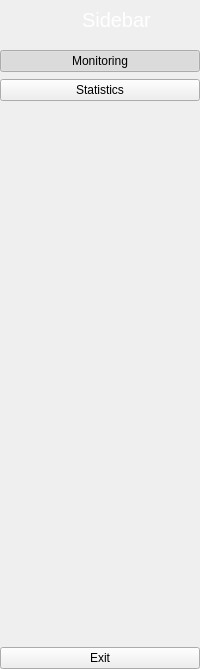
     <widget class="QWidget" name="full_menu" native="true">
      <property name="enabled">
       <bool>true</bool>
      </property>
      <property name="maximumSize">
       <size>
        <width>16777215</width>
        <height>16777215</height>
       </size>
      </property>
      <layout class="QVBoxLayout" name="verticalLayout_4" stretch="0,0,0,0">
       <property name="spacing">
        <number>10</number>
       </property>
       <property name="sizeConstraint">
        <enum>QLayout::SetNoConstraint</enum>
       </property>
       <property name="leftMargin">
        <number>0</number>
       </property>
       <property name="topMargin">
        <number>0</number>
       </property>
       <property name="rightMargin">
        <number>0</number>
       </property>
       <property name="bottomMargin">
        <number>0</number>
       </property>
       <item>
        <layout class="QHBoxLayout" name="horizontalLayout" stretch="100,0">
         <property name="sizeConstraint">
          <enum>QLayout::SetNoConstraint</enum>
         </property>
         <item>
          <widget class="QLabel" name="label">
           <property name="minimumSize">
            <size>
             <width>40</width>
             <height>40</height>
            </size>
           </property>
           <property name="maximumSize">
            <size>
             <width>40</width>
             <height>40</height>
            </size>
           </property>
           <property name="frameShape">
            <enum>QFrame::NoFrame</enum>
           </property>
           <property name="text">
            <string/>
           </property>
           <property name="pixmap">
            <pixmap>assets/icon.png</pixmap>
           </property>
           <property name="scaledContents">
            <bool>true</bool>
           </property>
          </widget>
         </item>
         <item>
          <widget class="QLabel" name="label_3">
           <property name="sizePolicy">
            <sizepolicy hsizetype="Expanding" vsizetype="Expanding">
             <horstretch>100</horstretch>
             <verstretch>0</verstretch>
            </sizepolicy>
           </property>
           <property name="minimumSize">
            <size>
             <width>71</width>
             <height>31</height>
            </size>
           </property>
           <property name="maximumSize">
            <size>
             <width>100</width>
             <height>31</height>
            </size>
           </property>
           <property name="palette">
            <palette>
             <active>
              <colorrole role="WindowText">
               <brush brushstyle="SolidPattern">
                <color alpha="255">
                 <red>255</red>
                 <green>255</green>
                 <blue>255</blue>
                </color>
               </brush>
              </colorrole>
             </active>
             <inactive>
              <colorrole role="WindowText">
               <brush brushstyle="SolidPattern">
                <color alpha="255">
                 <red>255</red>
                 <green>255</green>
                 <blue>255</blue>
                </color>
               </brush>
              </colorrole>
             </inactive>
             <disabled/>
            </palette>
           </property>
           <property name="font">
            <font>
             <family>Segoe UI</family>
             <pointsize>15</pointsize>
            </font>
           </property>
           <property name="text">
            <string>Sidebar</string>
           </property>
          </widget>
         </item>
        </layout>
       </item>
       <item>
        <layout class="QVBoxLayout" name="verticalLayout_2">
         <property name="spacing">
          <number>7</number>
         </property>
         <item>
          <widget class="QPushButton" name="Monitor">
           <property name="text">
            <string>Monitoring</string>
           </property>
           <property name="icon">
            <iconset>
             <normaloff>assets/monitor.png</normaloff>assets/monitor.png</iconset>
           </property>
           <property name="iconSize">
            <size>
             <width>14</width>
             <height>14</height>
            </size>
           </property>
           <property name="checkable">
            <bool>true</bool>
           </property>
           <property name="checked">
            <bool>true</bool>
           </property>
           <property name="autoExclusive">
            <bool>true</bool>
           </property>
          </widget>
         </item>
         <item>
          <widget class="QPushButton" name="Statistics">
           <property name="text">
            <string>Statistics</string>
           </property>
           <property name="icon">
            <iconset>
             <normaloff>assets/statistics.png</normaloff>assets/statistics.png</iconset>
           </property>
           <property name="iconSize">
            <size>
             <width>14</width>
             <height>14</height>
            </size>
           </property>
           <property name="checkable">
            <bool>true</bool>
           </property>
           <property name="autoExclusive">
            <bool>true</bool>
           </property>
          </widget>
         </item>
        </layout>
       </item>
       <item>
        <spacer name="verticalSpacer_2">
         <property name="orientation">
          <enum>Qt::Vertical</enum>
         </property>
         <property name="sizeType">
          <enum>QSizePolicy::Expanding</enum>
         </property>
         <property name="sizeHint" stdset="0">
          <size>
           <width>20</width>
           <height>536</height>
          </size>
         </property>
        </spacer>
       </item>
       <item>
        <widget class="QPushButton" name="exit">
         <property name="text">
          <string>Exit</string>
         </property>
         <property name="icon">
          <iconset>
           <normaloff>assets/exit.png</normaloff>assets/exit.png</iconset>
         </property>
         <property name="iconSize">
          <size>
           <width>14</width>
           <height>14</height>
          </size>
         </property>
        </widget>
       </item>
      </layout>
     </widget>
